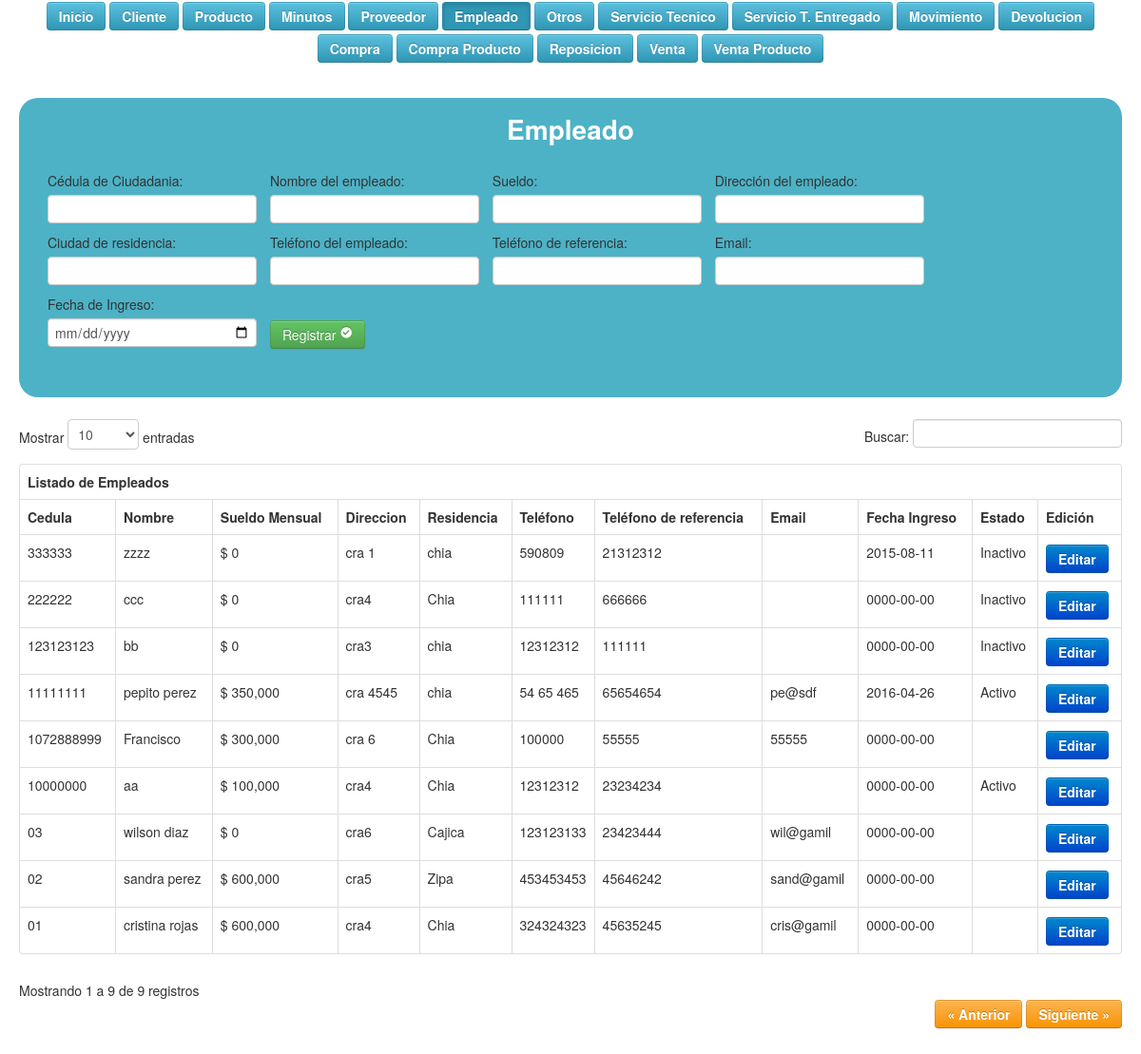
/vista/vempleado.php, run on the app's committed database.
### tables this page shows
CREATE TABLE IF NOT EXISTS `tbempleado` (
  `idempleado` varchar(10) NOT NULL,
  `nombre` varchar(50) NOT NULL,
  `sueldo` int(11) NOT NULL,
  `direccion` varchar(50) NOT NULL,
  `ciudad` varchar(30) NOT NULL,
  `telefono_emple` varchar(20) NOT NULL,
  `telefono_refe` varchar(20) NOT NULL,
  `email` varchar(30) DEFAULT NULL,
  `estado` varchar(8) NOT NULL,
  `fecha_ingreso` date NOT NULL
);

### controlador/cempleado.php (called while the page is built, shortened)
<?php
	include('modelo/mempleado.php');
	$empleado = new Mempleado();

### modelo/mempleado.php (called while the page is built, shortened)
<?php
	include('controlador/conexion.php');
	include('functions.php');
	class Mempleado extends Funciones
	{
		function consultar_empleado()
		{
			$sql = "SELECT * FROM tbempleado ORDER BY idempleado DESC";
			 return $this->SeleccionDatos($sql);
		}
	}

### modelo/functions.php (called while the page is built, shortened)
<?php
	class Funciones {
        function SeleccionDatos($consulta)
        {
                $conexionBD = new conexion();
                $conexionBD -> conectarBD();
                $datos = $conexionBD -> ejeCon($consulta, 0);
                return $datos;
        }
        function formato_telefono_general($tel)
        {
                $tel = preg_replace('/[^0-9]/', '', $tel);
                if(strlen($tel) == 7){
                        $tel = preg_replace('/([0-9]{2})([0-9]{2})([0-9]{3})/', '$1 $2 $3', $tel);
                }
                 elseif(strlen($tel) == 10){
                        $tel = preg_replace('/([0-9]{3})([0-9]{3})([0-9]{4})/', '$1 $2 $3', $tel);
                }
                return $tel;
        }
}

### controlador/configuracion.php (called while the page is built)
<?php
	$serv_bd = "localhost";
	$usu_bd = "root";
	$pass_bd = "";
	$bd = "bdwold";
?>

### controlador/conexion.php (called while the page is built, shortened)
<?php
	class conexion {
		var $link;
		function conectarBD() {
			include("configuracion.php");
			$this -> link = mysqli_connect ($serv_bd, $usu_bd, $pass_bd);
			$bd2 = mysqli_select_db($this->link,$bd);
		}
		function ejeCon($con, $op) {
			$this -> resultado = mysqli_query($this->link,$con) or die("La consulta fallo: ". mysqli_error($this->link));
			if($op == 0) {
				while ($linea = mysqli_fetch_array($this -> resultado)) {
					$arrayResultado[] = $linea;
				}
			} else {
				$arrayResultado[] = 0;
			}
			$resarr = isset ($arrayResultado) ? $arrayResultado: NULL;
			if($resarr) {
				return $arrayResultado;
			}
		}
	}
?>

### vista/vempleado.php (the view, shortened to what this page needs)
	<!DOCTYPE html>
		<html lang="es">
		 <html class="no-js">
	    <head>
	        <link rel="stylesheet" href="css/normalize.css">
	        <link rel="stylesheet" href="css/main.css">
	        <link rel="stylesheet" href="css/bootstrap.css"/>
	        <link rel="stylesheet" href="css/bootstrap-responsive.css"/>
	        <link rel="stylesheet" href="css/tablaResponsive.css"/>
	        <link rel="stylesheet" href="css/datatable.css"/>
	        <link rel="stylesheet" href="css/estilo.css">
	        <link rel="stylesheet" href="fonts/style.css">
	    </head>
		<body >
		    <div class="container-fluid">
<div id="menu">
  <a href="index.php"><button type="button" class="btn btn-info m">Inicio</button></a>
  <a href="index.php?pag=2"><button type="button" class="btn btn-info m">Cliente</button></a>
  <a href="index.php?pag=3"><button type="button" class="btn btn-info m">Producto</button></a>
  <a href="index.php?pag=5"><button type="button" class="btn btn-info m">Minutos</button></a>
  <a href="index.php?pag=7"><button type="button" class="btn btn-info m">Proveedor</button></a>
  <a href=""><button type="button" class="btn btn-info m active">Empleado</button></a>
  <a href="index.php?pag=11"><button type="button" class="btn btn-info m">Otros</button></a>
  <a href="index.php?pag=13"><button type="button" class="btn btn-info m">Servicio Tecnico</button></a>
  <a href="index.php?pag=15"><button type="button" class="btn btn-info m">Servicio T. Entregado</button></a>
  <a href="index.php?pag=16"><button type="button" class="btn btn-info m">Movimiento</button></a>
  <a href="index.php?pag=18"><button type="button" class="btn btn-info m">Devolucion</button></a>
  <a href="index.php?pag=19"><button type="button" class="btn btn-info m">Compra</button></a>
  <a href="index.php?pag=20"><button type="button" class="btn btn-info m">Compra Producto</button></a>
  <a href="index.php?pag=21"><button type="button" class="btn btn-info m">Reposicion</button></a>
  <a href="index.php?pag=24"><button type="button" class="btn btn-info m">Venta</button></a>
  <a href="index.php?pag=26"><button type="button" class="btn btn-info m">Venta Producto</button></a>
</div>
		      <div class="row-fluid">
		        <div class="span12">
<?php include("controlador/cempleado.php"); ?>
<div class="container-fluid lol">
<div class="eti">Empleado</div>
	<form action="" method="POST">
		<div class="form-group campo">
            <label for="">Cédula de Ciudadania:</label>
            <input type="text" class="form-control" name="idempleado" required>
		</div>
		<div class="form-group campo">
            <label for="">Nombre del empleado:</label>
            <input type="text" class="form-control" name="nombre" required>
		</div>
		<div class="form-group campo">
            <label for="">Sueldo:</label>
            <input type="number" class="form-control" name="sueldo" required>
		</div>
		<div class="form-group campo">
            <label for="">Dirección del empleado:</label>
            <input type="text" class="form-control" name="direccion" required >
		</div>
		<div class="form-group campo">
            <label for="">Ciudad de residencia:</label>
            <input type="text" class="form-control" name="ciudad" required>
		</div>
		<div class="form-group campo">
            <label for="">Teléfono del empleado:</label>
            <input type="text" class="form-control" name="telefono_emple" required>
		</div>
		<div class="form-group campo">
           <label for="">Teléfono de referencia:</label>
            <input type=text class="form-control" name="telefono_refe" required>
		</div>
		<div class="form-group campo">
           <label for="">Email:</label>
            <input type="email" class="form-control" name="email">
		</div>
		<div class="form-group campo">
            <label for="">Fecha de Ingreso:</label>
            <input type="date" class="form-control" name="fecha">
		</div>
		 <div class="form-group campo"> <br>
            <button type="submit" class="btn btn-success" value="Insertar">Registrar <span class="icon-checkmark"></span></button>
        </div>
	</form>
</div>
<?php $consultaempleado = $empleado->consultar_empleado(); ?>
					<div id='no-more-tables'>
						<table class="table table-bordered table-hover" id="example">
				  <thead>
            <tr>
                <th colspan="3">Listado de Empleados</th>
            </tr>
            <tr>
                <th>Cedula</th>
				<th>Nombre</th>
				<th>Sueldo Mensual</th>
				<th>Direccion</th>
				<th>Residencia</th>
				<th>Teléfono</th>
				<th>Teléfono de referencia</th>
				<th>Email</th>
				<th>Fecha Ingreso</th>
				<th>Estado</th>
				<th>Edición</th>
            </tr>
        </thead>
        <tbody>
           <?php for($i=0;$i<count($consultaempleado);$i++): ?>
				<tr>
					<td data-title='Cedula'><?= $consultaempleado[$i]['idempleado'] ?></td>
					<td data-title='Nombre'><?= $consultaempleado[$i]['nombre'] ?></td>
					<td data-title='Sueldo'>$ <?= number_format($consultaempleado[$i]['sueldo']) ?></td>
					<td data-title='Direccion'><?= $consultaempleado[$i]['direccion'] ?></td>
					<td data-title='Ciudad de residencia'><?= $consultaempleado[$i]['ciudad'] ?></td>
					<td data-title='Teléfono'><?= $empleado->formato_telefono_general($consultaempleado[$i]['telefono_emple']) ?></td>
					<td data-title='Teléfono de referencia'><?= $empleado->formato_telefono_general($consultaempleado[$i]['telefono_refe']) ?></td>
					<td data-title='Email'><?= $consultaempleado[$i]['email'] ?></td>
					<td data-title='Fecha Ingreso'><?= $consultaempleado[$i]['fecha_ingreso'] ?></td>
					<td data-title='Estado'><?= $consultaempleado[$i]['estado'] ?></td>
					<td data-title='Edición'><a href="index.php?pag=10&id=<?= $consultaempleado[$i]['idempleado'] ?>" class="btn btn-primary">Editar</a></td>
				</tr>
			<?php endfor; ?>
        </tbody>
						</table>
					</div>
		        </div>
		      </div>
				<br/><br/>
		    </div>
		</body>
	</html>

### css/main.css (style rules this page uses)
html, button, input, select, textarea { color: #222; }
body { font-size: 1em; line-height: 1.4; }

### css/datatable.css (style rules this page uses)
table { margin: 1em 0; clear: both; }

### css/estilo.css (style rules this page uses)
#menu { margin: auto; text-align: center; }
.m, a { color: #FFF; font-weight: bold; margin-bottom: 2px; margin-top: 2px; }
.eti { width: 100%; text-align: center; color: #FFF; font-size: 200%; font-weight: bolder; margin-bottom: 3%; border-radius: 12px; }
.lol { background-color: #4DB2C6; border-radius: 20px; margin-bottom: 2%; margin-top: 3%; padding-bottom: 2%; padding-top: 2%; }
.campo { display: inline-block; margin-left: 10px; vertical-align: middle; }

### data on the page
tbempleado: idempleado "333333", nombre "zzzz", sueldo "0", direccion "cra 1", ciudad "chia", telefono_emple "590809", telefono_refe "21312312", fecha_ingreso "2015-08-11", estado "Inactivo"
tbempleado: idempleado "222222", nombre "ccc", sueldo "0", direccion "cra4", ciudad "Chia", telefono_emple "111111", telefono_refe "666666", fecha_ingreso "0000-00-00", estado "Inactivo"
tbempleado: idempleado "123123123", nombre "bb", sueldo "0", direccion "cra3", ciudad "chia", telefono_emple "12312312", telefono_refe "111111", fecha_ingreso "0000-00-00", estado "Inactivo"
tbempleado: idempleado "11111111", nombre "pepito perez", sueldo "350,000", direccion "cra 4545", ciudad "chia", telefono_emple "54 65 465", telefono_refe "65654654", email "pe@sdf", fecha_ingreso "2016-04-26", estado "Activo"
tbempleado: idempleado "1072888999", nombre "Francisco", sueldo "300,000", direccion "cra 6", ciudad "Chia", telefono_emple "100000", telefono_refe "55555", email "55555", fecha_ingreso "0000-00-00"
tbempleado: idempleado "10000000", nombre "aa", sueldo "100,000", direccion "cra4", ciudad "Chia", telefono_emple "12312312", telefono_refe "23234234", fecha_ingreso "0000-00-00", estado "Activo"
tbempleado: idempleado "03", nombre "wilson diaz", sueldo "0", direccion "cra6", ciudad "Cajica", telefono_emple "123123133", telefono_refe "23423444", email "wil@gamil", fecha_ingreso "0000-00-00"
tbempleado: idempleado "02", nombre "sandra perez", sueldo "600,000", direccion "cra5", ciudad "Zipa", telefono_emple "453453453", telefono_refe "45646242", email "sand@gamil", fecha_ingreso "0000-00-00"
tbempleado: idempleado "01", nombre "cristina rojas", sueldo "600,000", direccion "cra4", ciudad "Chia", telefono_emple "324324323", telefono_refe "45635245", email "cris@gamil", fecha_ingreso "0000-00-00"
